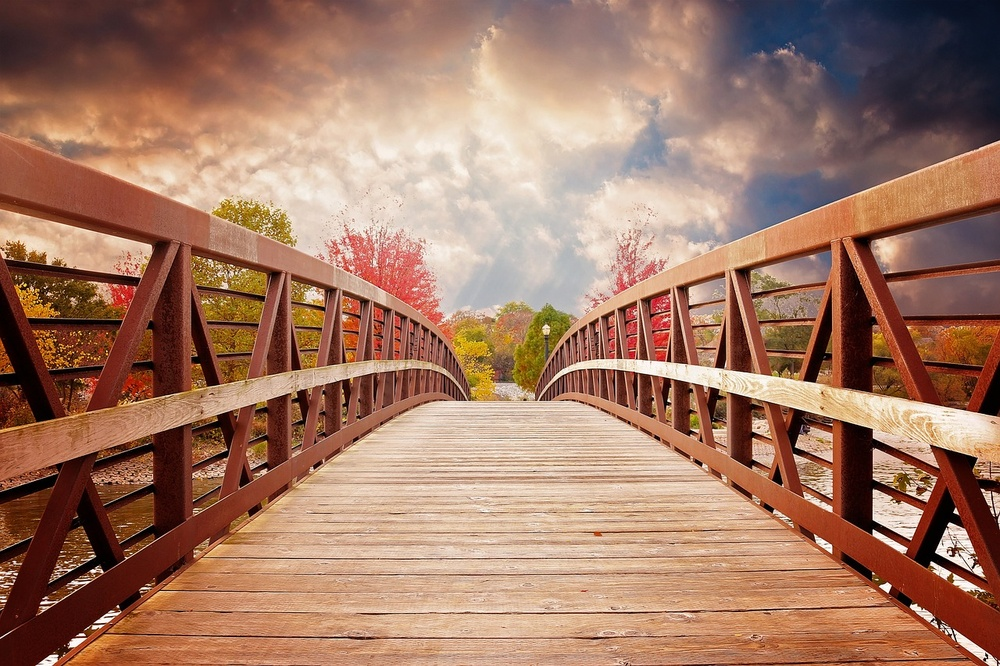
#> input picture Image.jpg, 1000 x 666 px, shrunk from 1280 x 853 before the run
$ python C32_1_Fourier_Transform_mtplt.py
#> lines starting #> are read from the running program, lines starting #| are printed output that depends on the picture
import cv2
import numpy as np
import matplotlib.pyplot as plt

# Read image in grayscale
img = cv2.imread('Image.jpg', 0)
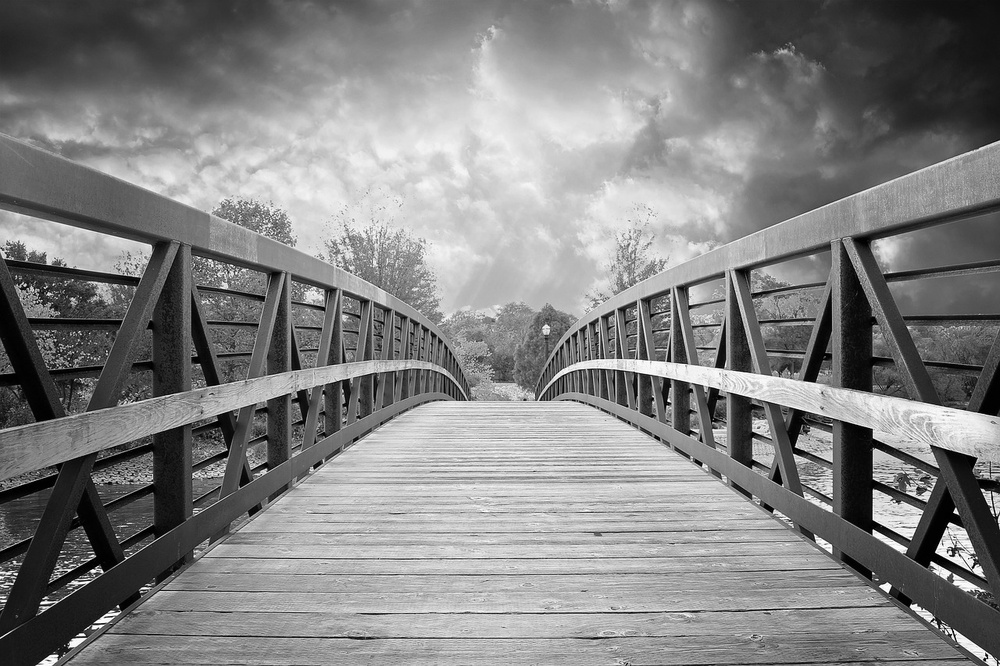
#> img: shape (666, 1000); min 0, max 255, mean 130.7

# Apply Fourier Transform
f = np.fft.fft2(img)

# Shift zero frequency to center
fshift = np.fft.fftshift(f)

# Magnitude spectrum
magnitude = 20 * np.log(np.abs(fshift) + 1)
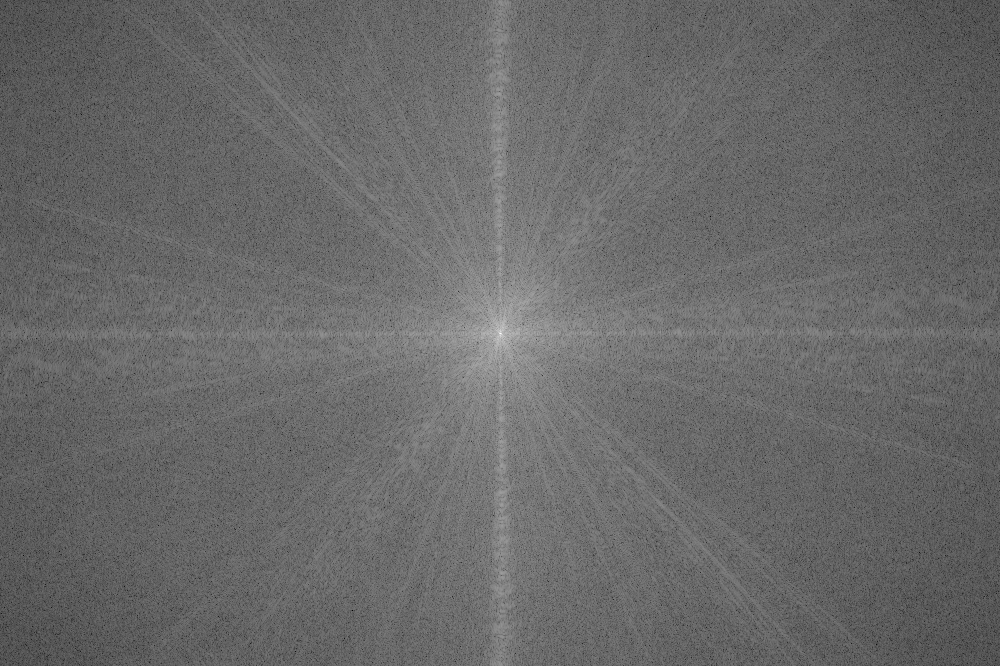
#> magnitude: shape (666, 1000) float64; min 53.3, max 365.6, mean 182.2; drawn with min black and max white

# Inverse Fourier Transform
f_ishift = np.fft.ifftshift(fshift)
img_back = np.fft.ifft2(f_ishift)
img_back = np.abs(img_back)

# Display results
plt.subplot(131), plt.imshow(img, cmap='gray')
plt.title('Original Image'), plt.axis('off')

plt.subplot(132), plt.imshow(magnitude, cmap='gray')
plt.title('Magnitude Spectrum'), plt.axis('off')

plt.subplot(133), plt.imshow(img_back, cmap='gray')
plt.title('Reconstructed Image'), plt.axis('off')

plt.show()
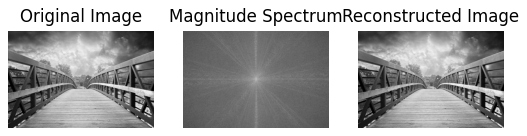
#> figure drawn by matplotlib, 3 panels

$ run again, with Stitchtest (1).jpg copied over Image.jpg
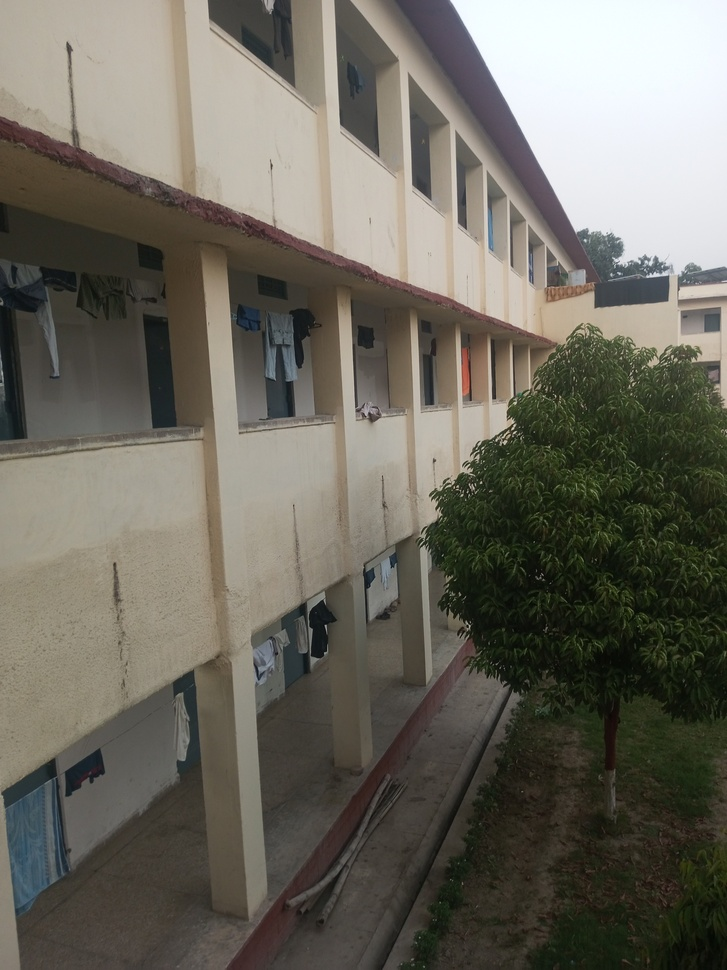
#> input picture Stitchtest (1).jpg, 727 x 970 px, shrunk from 3048 x 4064 before the run
#> `magnitude = 20 * np.log(np.abs(fshift) + 1)`:
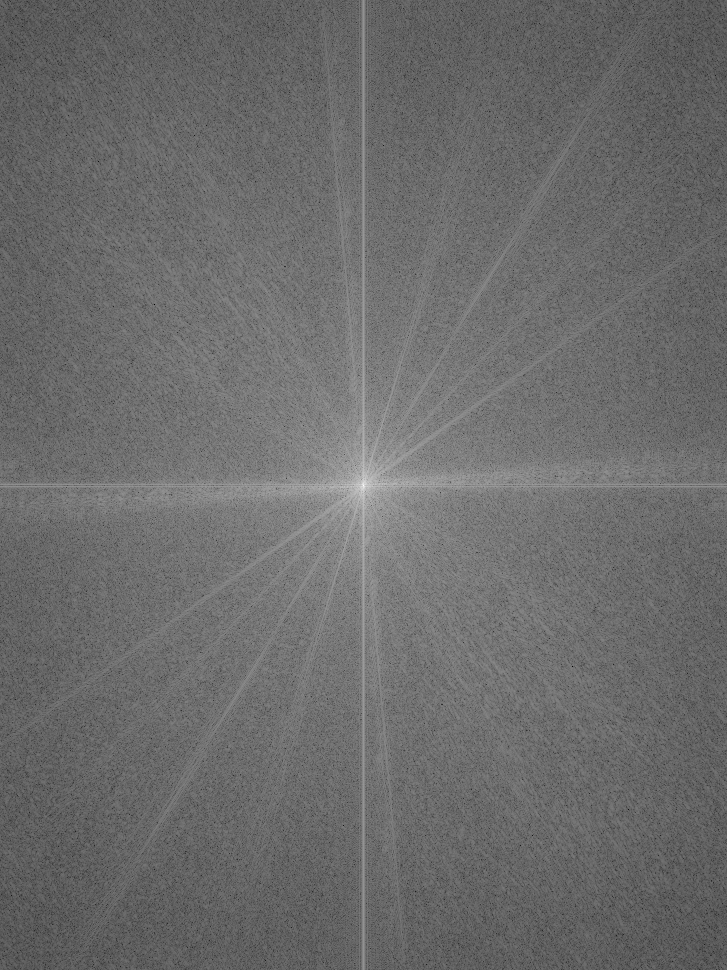
#> magnitude: shape (970, 727) float64; min 17.83, max 362.3, mean 163.6; drawn with min black and max white
#> `plt.show()`:
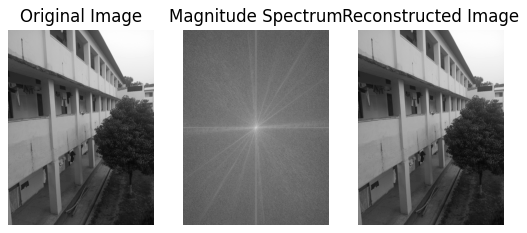
#> figure drawn by matplotlib, 3 panels
